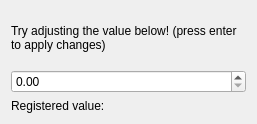
<?xml version="1.0" encoding="UTF-8"?>
<ui version="4.0">
 <class>Form</class>
 <widget class="QWidget" name="Form">
  <property name="geometry">
   <rect>
    <x>0</x>
    <y>0</y>
    <width>257</width>
    <height>124</height>
   </rect>
  </property>
  <property name="windowTitle">
   <string>Form</string>
  </property>
  <layout class="QVBoxLayout" name="verticalLayout">
   <item>
    <widget class="QLabel" name="label_2">
     <property name="sizePolicy">
      <sizepolicy hsizetype="Preferred" vsizetype="MinimumExpanding">
       <horstretch>0</horstretch>
       <verstretch>0</verstretch>
      </sizepolicy>
     </property>
     <property name="text">
      <string>Try adjusting the value below! (press enter to apply changes)</string>
     </property>
     <property name="wordWrap">
      <bool>true</bool>
     </property>
    </widget>
   </item>
   <item>
    <widget class="CSpinBox" name="CSpinBox">
     <property name="decimals">
      <number>2</number>
     </property>
     <property name="maximum">
      <double>1.000000000000000</double>
     </property>
     <property name="singleStep">
      <double>0.100000000000000</double>
     </property>
     <property name="precision" stdset="0">
      <number>2</number>
     </property>
     <property name="channel" stdset="0">
      <string notr="true">japc:///DemoDevice/Settings#FloatVal</string>
     </property>
     <property name="showStepExponent" stdset="0">
      <bool>false</bool>
     </property>
    </widget>
   </item>
   <item>
    <layout class="QFormLayout" name="formLayout">
     <item row="0" column="0">
      <widget class="QLabel" name="label">
       <property name="text">
        <string>Registered value:</string>
       </property>
      </widget>
     </item>
     <item row="0" column="1">
      <widget class="CLabel" name="CLabel">
       <property name="precision" stdset="0">
        <number>2</number>
       </property>
       <property name="channel" stdset="0">
        <string notr="true">japc:///DemoDevice/Settings#FloatVal</string>
       </property>
       <property name="displayFormat" stdset="0">
        <enum>PyDMLabel::Decimal</enum>
       </property>
      </widget>
     </item>
    </layout>
   </item>
  </layout>
 </widget>
 <customwidgets>
  <customwidget>
   <class>PyDMLabel</class>
   <extends>QLabel</extends>
   <header>pydm.widgets.label</header>
  </customwidget>
  <customwidget>
   <class>PyDMSpinbox</class>
   <extends>QDoubleSpinBox</extends>
   <header>pydm.widgets.spinbox</header>
  </customwidget>
  <customwidget>
   <class>CSpinBox</class>
   <extends>PyDMSpinbox</extends>
   <header>comrad.qt.pydm_widgets</header>
  </customwidget>
  <customwidget>
   <class>CLabel</class>
   <extends>PyDMLabel</extends>
   <header>comrad.qt.pydm_widgets</header>
  </customwidget>
 </customwidgets>
 <resources/>
 <connections/>
</ui>
